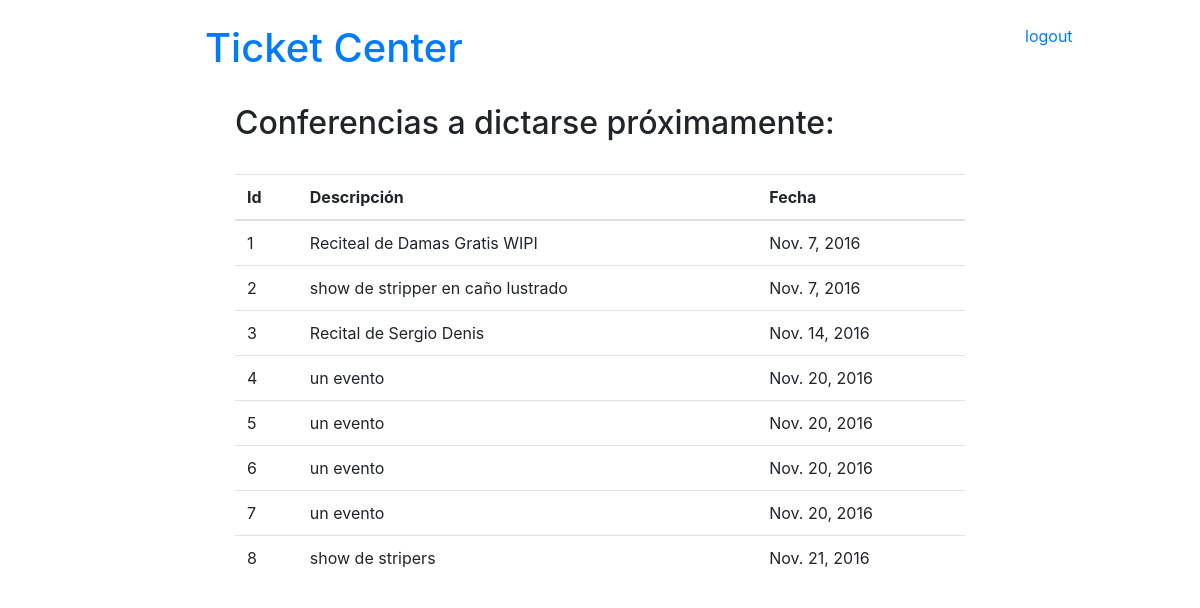
The page /eventos/ on the database its author committed.
### eventos/models.py (models this page shows, shortened)
class Evento(models.Model):
	descripcion = models.CharField(max_length=50)
	fecha = models.DateField()
	publicidad = models.ImageField()
	espacio = models.ForeignKey(Espacio, on_delete=models.CASCADE)
	class Meta:
		verbose_name_plural='Eventos'

### eventos/views.py (the view)
def getAll(request):
    eventos = Evento.objects.all()
    return render(request, 'eventos/index.html', {'eventos': eventos})

### templates/eventos/index.html
{% extends "base.html" %}
{% block content %}
   <h2>Conferencias a dictarse próximamente:</h2>
   <br>
   <table class='table table-striped'>
      <thead class="thead-inverse">
         <tr>
            <th>Id</th>
            <th>Descripción</th>
            <th>Fecha</th>
         </tr>
      <thead>
      {% for e in eventos %}
      <tr>
         <td>{{ e.id }}</td>
         <td>{{ e.descripcion }}</td>
         <td>{{ e.fecha }}</td>
      </tr>
      {% endfor %}
   </table>
{% endblock content %}

### templates/base.html (shortened to what this page needs)
{% load staticfiles %}
<html>
<head>
    <link rel="stylesheet" href="https://maxcdn.bootstrapcdn.com/bootstrap/4.0.0-alpha.5/css/bootstrap.min.css">
</head>
<body>
    <div class="row">
      <div class="col-md-2"></div>
      <div class="col-md-8"><h1><a href="/">Ticket Center</a></h1></div>
      <div class="col-md-2"><a href="logout">logout</a></div>
    </div>
    <br>
    <div class="content container">
       <div class="row">
            <div class="col-md-2"></div>
            <div class="col-md-8">
               {% block content %}{% endblock %}
            </div>
            <div class="col-md-2"></div>
        </div>
    </div>
</body>
</html>

### rows shown on the page
Evento: id "1", descripcion "Reciteal de Damas Gratis WIPI", fecha "Nov. 7, 2016"
Evento: id "2", descripcion "show de stripper en caño lustrado", fecha "Nov. 7, 2016"
Evento: id "3", descripcion "Recital de Sergio Denis", fecha "Nov. 14, 2016"
Evento: id "4", descripcion "un evento", fecha "Nov. 20, 2016"
Evento: id "5", descripcion "un evento", fecha "Nov. 20, 2016"
Evento: id "6", descripcion "un evento", fecha "Nov. 20, 2016"
Evento: id "7", descripcion "un evento", fecha "Nov. 20, 2016"
Evento: id "8", descripcion "show de stripers", fecha "Nov. 21, 2016"
